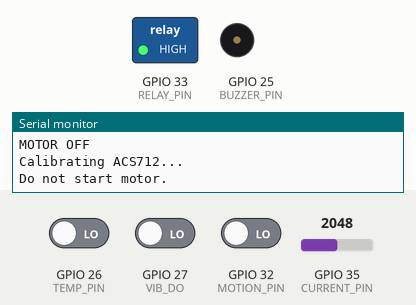
Simulated run of this sketch. Board: ESP32. On the bench: switched loads named in the sketch (green lamp = pin HIGH), buzzer (waves = sounding, pin HIGH), the last lines printed to the serial monitor. Inputs (shaded band) come from the test bench; at power-on: GPIO 26 (TEMP_PIN) LOW, GPIO 27 (VIB_DO) LOW, GPIO 32 (MOTION_PIN) LOW, GPIO 35 (CURRENT_PIN) = 2048 (analog values on the 0–4095 scale).

Above: at 1.1 s.
At 9.4 s:
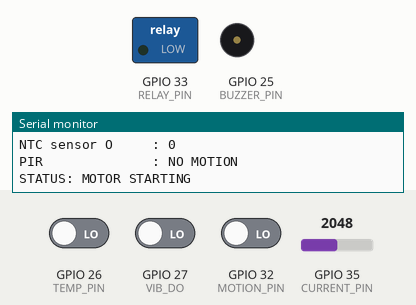
9.5 s: GPIO 26 (TEMP_PIN) driven HIGH
At 13.5 s:
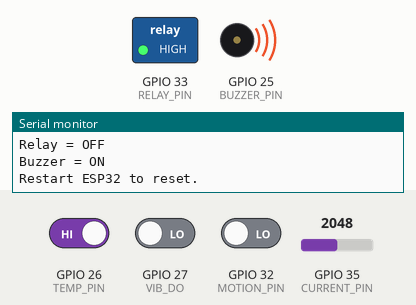
Timing chart, 0 to 15.0 s (numbered marks = the images above; inputs shaded):
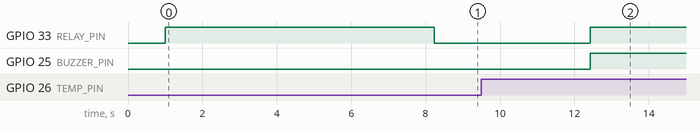

Measured:
- after the input at 9.5 s, GPIO 33 (RELAY_PIN), GPIO 25 (BUZZER_PIN): LOW → HIGH after 2.9 s

The sketch:

machine_monitor.ino
```cpp
#include <Arduino.h>
#include <math.h>
#include <WiFi.h>
#include <WebServer.h>

#define VIB_DO       27
#define CURRENT_PIN  35
#define RELAY_PIN    33
#define BUZZER_PIN   25
#define MOTION_PIN   32
#define TEMP_PIN     26

#define RELAY_ON  LOW
#define RELAY_OFF HIGH

volatile unsigned long pulses = 0;

void IRAM_ATTR vibrationPulse() {
  pulses++;
}

const int ABNORMAL_VIBRATION = 20;

const float CURRENT_MINIMUM = 0.35;
const float CURRENT_MAXIMUM = 0.70;

const unsigned long CURRENT_TIME = 1000;

const float ACS_SENSITIVITY = 0.185;

float zeroVoltage = 0.0;

const unsigned long STARTUP_TIME = 3000;

unsigned long motorStartTime = 0;

bool faultLatched = false;

WebServer server(80);

unsigned long webVibrationCount = 0;
float webCurrent = 0.0;
int webTemperature = 0;
String webStatus = "MOTOR STARTING";
String webReason = "No fault";
bool webMachineStarted = false;

bool motionWarning = false;
unsigned long motionHighStart = 0;
const unsigned long MOTION_CONFIRM_TIME = 500;
const unsigned long PIR_STARTUP_IGNORE = 10000;
unsigned long pirStartTime = 0;

bool temperatureWarning = false;
bool temperatureCritical = false;
bool currentWarning = false;
bool lowCurrent = false;
bool highCurrent = false;
unsigned long currentFaultStart = 0;
bool currentFaultTiming = false;

void handleRoot();
void handleData();
float readCurrent();
int readTemperature();
void triggerFault(const char* reason);

void setup() {
  Serial.begin(115200);
  delay(1000);

  pinMode(VIB_DO, INPUT);
  attachInterrupt(digitalPinToInterrupt(VIB_DO), vibrationPulse, RISING);

  pinMode(MOTION_PIN, INPUT);
  pinMode(TEMP_PIN, INPUT);

  pinMode(RELAY_PIN, OUTPUT);
  digitalWrite(RELAY_PIN, RELAY_OFF);

  pinMode(BUZZER_PIN, OUTPUT);
  digitalWrite(BUZZER_PIN, LOW);

  analogReadResolution(12);
  analogSetPinAttenuation(CURRENT_PIN, ADC_11db);

  WiFi.mode(WIFI_AP);
  WiFi.softAP("machine", "YOUR_AP_PASSWORD");

  server.on("/", handleRoot);
  server.on("/data", handleData);
  server.begin();

  Serial.println();

  Serial.println("   INDUSTRIAL MACHINE MONITOR");

  Serial.println();
  Serial.println("Web dashboard is ready.");
  Serial.println("WiFi name: machine");
  Serial.println("WiFi password: YOUR_AP_PASSWORD");
  Serial.println("Open http://192.168.4.1");
  Serial.println();
  Serial.println("MOTOR OFF");
  Serial.println("Calibrating ACS712...");
  Serial.println("Do not start motor.");

  delay(3000);

  long total = 0;

  for (int i = 0; i < 2000; i++) {
    total += analogRead(CURRENT_PIN);
    delay(2);
  }

  float average = total / 2000.0;

  zeroVoltage = average * 3.3 / 4095.0;

  Serial.print("Zero voltage: ");
  Serial.print(zeroVoltage, 3);
  Serial.println(" V");

  Serial.println();
  Serial.println("Calibration complete.");
  Serial.println("Starting machine...");

  digitalWrite(RELAY_PIN, RELAY_ON);

  webMachineStarted = true;
  webStatus = "MOTOR STARTING";
  motorStartTime = millis();
  pirStartTime = millis();

  Serial.println("RELAY = ON");
  Serial.println("Startup protection = 3 seconds");
  Serial.println("PIR stabilization = 10 seconds");
  Serial.println();
}

void loop() {
  server.handleClient();

  if (faultLatched) {
    digitalWrite(RELAY_PIN, RELAY_OFF);
    digitalWrite(BUZZER_PIN, HIGH);

    Serial.println("!!! MACHINE FAULT LOCKED !!!");
    Serial.println("Relay = OFF");
    Serial.println("Buzzer = ON");
    Serial.println("Restart ESP32 to reset.");

    delay(2000);
    return;
  }

  bool startupFinished = millis() - motorStartTime >= STARTUP_TIME;
  bool pirReady = millis() - pirStartTime >= PIR_STARTUP_IGNORE;
  int motionState = digitalRead(MOTION_PIN);

  if (pirReady) {
    if (motionState == HIGH) {
      if (motionHighStart == 0) {
        motionHighStart = millis();
        Serial.println("PIR: motion signal detected...");
      }

      if (millis() - motionHighStart >= MOTION_CONFIRM_TIME) {
        motionWarning = true;
        triggerFault("PERSON DETECTED IN MACHINE ZONE");
        return;
      }
    } else {
      motionHighStart = 0;
      motionWarning = false;
    }
  }

  noInterrupts();
  pulses = 0;
  interrupts();

  delay(500);

  noInterrupts();
  unsigned long vibrationCount = pulses;
  interrupts();

  if (pirReady) {
    motionState = digitalRead(MOTION_PIN);

    if (motionState == HIGH) {
      if (motionHighStart == 0) {
        motionHighStart = millis();
      }

      if (millis() - motionHighStart >= MOTION_CONFIRM_TIME) {
        motionWarning = true;
        triggerFault("PERSON DETECTED IN MACHINE ZONE");
        return;
      }
    } else {
      motionHighStart = 0;
      motionWarning = false;
    }
  }

  float current = readCurrent();
  float currentMagnitude = fabs(current);
  int temperature = readTemperature();

  webVibrationCount = vibrationCount;
  webCurrent = currentMagnitude;
  webTemperature = temperature;

  Serial.println();
  Serial.println("--------------------------------------");
  Serial.print("Vibration pulses : ");
  Serial.println(vibrationCount);
  Serial.print("Current          : ");
  Serial.print(current, 2);
  Serial.println(" A");
  Serial.print("Current magnitude: ");
  Serial.print(currentMagnitude, 2);
  Serial.println(" A");
  Serial.print("NTC sensor O     : ");
  Serial.println(temperature);
  Serial.print("PIR              : ");
  Serial.println(motionState == HIGH ? "MOTION" : "NO MOTION");

  if (!startupFinished) {
    webStatus = "MOTOR STARTING";
    Serial.println("STATUS: MOTOR STARTING");
    return;
  }

  lowCurrent = currentMagnitude < CURRENT_MINIMUM;
  highCurrent = currentMagnitude > CURRENT_MAXIMUM;
  currentWarning = lowCurrent || highCurrent;

  if (temperature == 1) {
    temperatureWarning = true;
  } else {
    temperatureWarning = false;
  }

  temperatureCritical = temperatureWarning;

  if (currentWarning) {
    webStatus = "CURRENT WARNING";
  } else if (temperatureWarning) {
    webStatus = "HIGH TEMPERATURE";
  } else {
    webStatus = "NORMAL";
  }

  webReason = "No fault";

  if (temperatureCritical) {
    triggerFault("HIGH TEMPERATURE");
    return;
  }

  if (vibrationCount > ABNORMAL_VIBRATION) {
    triggerFault("ABNORMAL VIBRATION");
    return;
  }

  if (currentWarning && temperatureWarning) {
    triggerFault("ABNORMAL CURRENT + HIGH TEMPERATURE");
    return;
  }

  if (currentWarning) {
    Serial.println();
    Serial.println("WARNING: ABNORMAL CURRENT");

    if (lowCurrent) {
      Serial.print("Current BELOW minimum: ");
      Serial.print(CURRENT_MINIMUM);
      Serial.println(" A");
    }

    if (highCurrent) {
      Serial.print("Current ABOVE maximum: ");
      Serial.print(CURRENT_MAXIMUM);
      Serial.println(" A");
    }

    Serial.println("Machine continues running.");
  }

  if (temperatureWarning) {
    Serial.println();
    Serial.println("WARNING: HIGH TEMPERATURE");
    Serial.println("Machine stopped.");
  }

  if (!currentWarning && !temperatureWarning && vibrationCount <= ABNORMAL_VIBRATION) {
    Serial.println("MACHINE NORMAL");
  }

  delay(100);
}

float readCurrent() {
  long total = 0;

  const int samples = 300;

  for (int i = 0; i < samples; i++) {
    total += analogRead(CURRENT_PIN);
    delayMicroseconds(500);
  }

  float average = total / (float)samples;

  float voltage = average * 3.3 / 4095.0;

  float current = (voltage - zeroVoltage) / ACS_SENSITIVITY;

  if (fabs(current) < 0.03) {
    current = 0.0;
  }

  return current;
}

int readTemperature() {
  int state = digitalRead(TEMP_PIN);

  if (state == HIGH) {
    Serial.println("NTC: HIGH TEMPERATURE");
    return 1;
  } else {
    Serial.println("NTC: TEMPERATURE NORMAL");
    return 0;
  }
}

void handleRoot() {
  server.send(200, "text/html", R"rawliteral(
<!DOCTYPE html>
<html>
<head>
<meta charset="UTF-8">
<meta name="viewport" content="width=device-width, initial-scale=1">
<title>Machine Monitor</title>
<style>
body {
  font-family: Arial;
  max-width: 700px;
  margin: 24px auto;
  padding: 0 16px;
  background: #f4f6f8;
  color: #222;
}
h1 { font-size: 26px; }
.status {
  padding: 14px;
  border-radius: 8px;
  font-weight: bold;
  margin: 16px 0;
}
.normal { background: #d9f7df; color: #14532d; }
.warning { background: #fff0c2; color: #854d0e; }
.danger { background: #ffdede; color: #991b1b; }
.grid {
  display: grid;
  grid-template-columns: repeat(2, minmax(0, 1fr));
  gap: 12px;
}
.card {
  background: white;
  padding: 16px;
  border-radius: 8px;
  box-shadow: 0 1px 4px #0001;
}
.label { color: #666; font-size: 14px; }
.value { font-size: 23px; font-weight: bold; margin-top: 8px; }
.details {
  background: white;
  padding: 16px;
  border-radius: 8px;
  margin-top: 12px;
  line-height: 1.8;
}
@media (max-width: 480px) {
  .grid { grid-template-columns: 1fr; }
}
</style>
</head>
<body>
<h1>Industrial Machine Monitor</h1>
<p>Live sensor readings</p>

<div id="status" class="status warning">Connecting to ESP32...</div>

<div class="grid">
  <div class="card">
    <div class="label">Vibration</div>
    <div class="value"><span id="vibration">--</span> pulses</div>
  </div>
  <div class="card">
    <div class="label">Current</div>
    <div class="value"><span id="current">--</span> A</div>
  </div>
  <div class="card">
    <div class="label">Temperature Sensor</div>
    <div class="value" id="temperature">--</div>
  </div>
  <div class="card">
    <div class="label">PIR Motion</div>
    <div class="value" id="motion">--</div>
  </div>
  <div class="card">
    <div class="label">Motor Relay</div>
    <div class="value" id="relay">--</div>
  </div>
  <div class="card">
    <div class="label">Buzzer</div>
    <div class="value" id="buzzer">--</div>
  </div>
</div>

<div class="details">
  <div>Message: <strong id="reason">Loading...</strong></div>
</div>

<script>
async function updateDashboard() {
  try {
    const response = await fetch("/data");
    const data = await response.json();

    const status = document.getElementById("status");
    status.textContent = data.status;

    if (data.status === "NORMAL") {
      status.className = "status normal";
    } else if (data.status === "MACHINE STOPPED") {
      status.className = "status danger";
    } else {
      status.className = "status warning";
    }

    document.getElementById("vibration").textContent = data.vibration;
    document.getElementById("current").textContent = Number(data.current).toFixed(2);
    document.getElementById("temperature").textContent = data.temperature === 1 ? "HIGH" : "NORMAL";
    document.getElementById("motion").textContent = data.motion;
    document.getElementById("relay").textContent = data.relay;
    document.getElementById("buzzer").textContent = data.buzzer;
    document.getElementById("reason").textContent = data.reason;
  } catch (error) {
    document.getElementById("status").textContent = "Connection lost. Check WiFi.";
    document.getElementById("status").className = "status danger";
  }
}

updateDashboard();
setInterval(updateDashboard, 1000);
</script>
</body>
</html>
)rawliteral");
}

void handleData() {
  String json = "{";

  json += "\"status\":\"" + webStatus + "\",";
  json += "\"reason\":\"" + webReason + "\",";
  json += "\"vibration\":" + String(webVibrationCount) + ",";
  json += "\"current\":" + String(webCurrent, 2) + ",";
  json += "\"temperature\":" + String(webTemperature) + ",";
  json += "\"motion\":\"" + String(motionWarning ? "DETECTED" : "NO MOTION") + "\",";
  json += "\"relay\":\"" + String(webMachineStarted && !faultLatched ? "ON" : "OFF") + "\",";
  json += "\"buzzer\":\"" + String(faultLatched ? "ON" : "OFF") + "\"";

  json += "}";

  server.send(200, "application/json", json);
}

void triggerFault(const char* reason) {
  webStatus = "MACHINE STOPPED";
  webReason = String(reason);
  webMachineStarted = false;

  Serial.println();

  Serial.println("       MACHINE STOPPED");
  Serial.print("Reason: ");
  Serial.println(reason);


  digitalWrite(RELAY_PIN, RELAY_OFF);
  digitalWrite(BUZZER_PIN, HIGH);

  faultLatched = true;

  Serial.println("Relay  : OFF");
  Serial.println("Buzzer : ON");
  Serial.println("Fault  : CRITICAL / LOCKED");
  Serial.println("Restart ESP32 to reset.");
}
```
